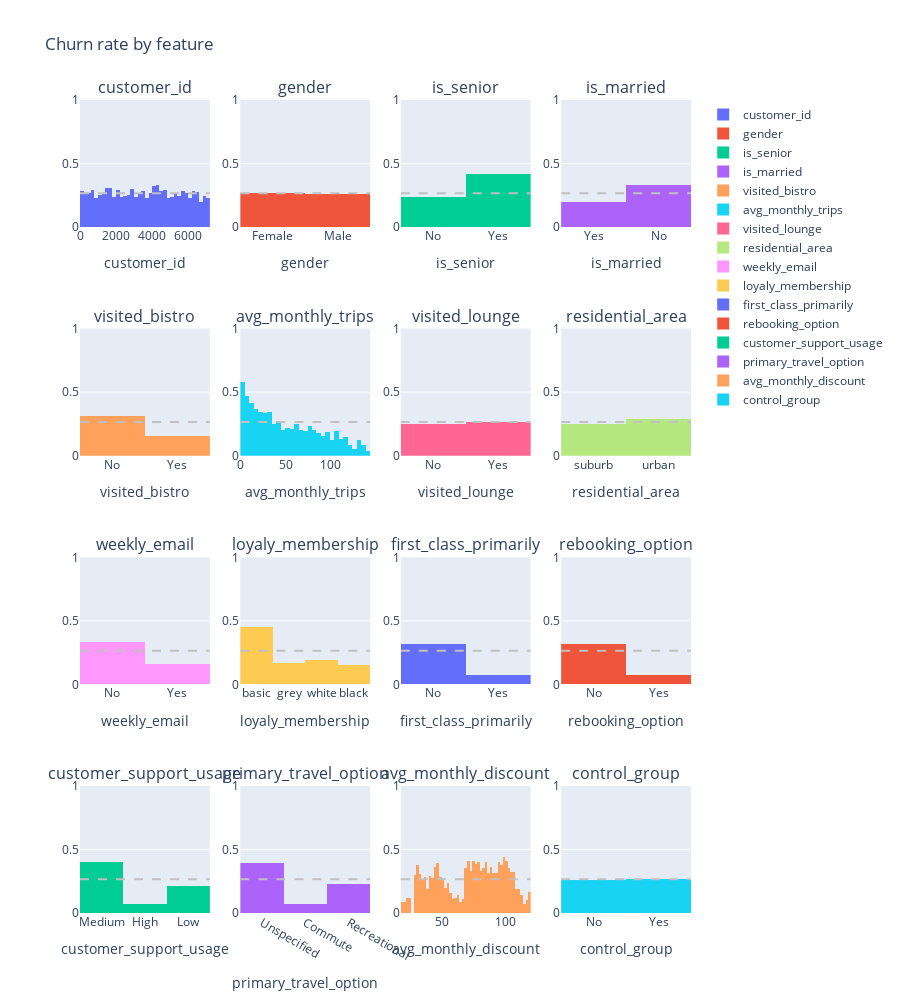

Source (notebook cell):
### Code cell
# Make a 4x4 plotly subplot with the first 16 columns of df plotted as histograms
fig = make_subplots(rows=4, cols=4, subplot_titles=df.columns[:16], )
for i, col in enumerate(df.columns[:16]):
    fig.add_trace(go.Histogram(x=tmp[col], y=tmp['churn_'], name=col,histfunc='avg',), row=i//4+1, col=i%4+1, )
    # Add a line for the average churn rate
    fig.add_hline(tmp['churn_'].mean(), row=i//4+1, col=i%4+1, line=dict(color='silver', width=2, dash='dash'))
    fig.update_xaxes(title_text=col, row=i//4+1, col=i%4+1)
    fig.update_yaxes(range=[0,1], row=i//4+1, col=i%4+1)


fig.update_layout(height=1000, title='Churn rate by feature')
fig.show()

### Figure 1 — Plotly figure (JSON) as saved in the notebook; plotly's stock layout.template omitted (floating-point values rounded to 4 significant figures; data arrays with more than 128 entries replaced by an {"elided": "..."} marker saying what was removed)
{"data": [{"histfunc": "avg", "name": "customer_id", "type": "histogram", "x": {"elided": "7043 int values"}, "xaxis": "x", "y": {"elided": "7043 int values"}, "yaxis": "y"}, {"histfunc": "avg", "name": "gender", "type": "histogram", "x": {"elided": "7043 str values"}, "xaxis": "x2", "y": {"elided": "7043 int values"}, "yaxis": "y2"}, {"histfunc": "avg", "name": "is_senior", "type": "histogram", "x": {"elided": "7043 str values"}, "xaxis": "x3", "y": {"elided": "7043 int values"}, "yaxis": "y3"}, {"histfunc": "avg", "name": "is_married", "type": "histogram", "x": {"elided": "7043 str values"}, "xaxis": "x4", "y": {"elided": "7043 int values"}, "yaxis": "y4"}, {"histfunc": "avg", "name": "visited_bistro", "type": "histogram", "x": {"elided": "7043 str values"}, "xaxis": "x5", "y": {"elided": "7043 int values"}, "yaxis": "y5"}, {"histfunc": "avg", "name": "avg_monthly_trips", "type": "histogram", "x": {"elided": "7043 int values"}, "xaxis": "x6", "y": {"elided": "7043 int values"}, "yaxis": "y6"}, {"histfunc": "avg", "name": "visited_lounge", "type": "histogram", "x": {"elided": "7043 str values"}, "xaxis": "x7", "y": {"elided": "7043 int values"}, "yaxis": "y7"}, {"histfunc": "avg", "name": "residential_area", "type": "histogram", "x": {"elided": "7043 str values"}, "xaxis": "x8", "y": {"elided": "7043 int values"}, "yaxis": "y8"}, {"histfunc": "avg", "name": "weekly_email", "type": "histogram", "x": {"elided": "7043 str values"}, "xaxis": "x9", "y": {"elided": "7043 int values"}, "yaxis": "y9"}, {"histfunc": "avg", "name": "loyaly_membership", "type": "histogram", "x": {"elided": "7043 str values"}, "xaxis": "x10", "y": {"elided": "7043 int values"}, "yaxis": "y10"}, {"histfunc": "avg", "name": "first_class_primarily", "type": "histogram", "x": {"elided": "7043 str values"}, "xaxis": "x11", "y": {"elided": "7043 int values"}, "yaxis": "y11"}, {"histfunc": "avg", "name": "rebooking_option", "type": "histogram", "x": {"elided": "7043 str values"}, "xaxis": "x12", "y": {"elided": "7043 int values"}, "yaxis": "y12"}, {"histfunc": "avg", "name": "customer_support_usage", "type": "histogram", "x": {"elided": "7043 str values"}, "xaxis": "x13", "y": {"elided": "7043 int values"}, "yaxis": "y13"}, {"histfunc": "avg", "name": "primary_travel_option", "type": "histogram", "x": {"elided": "7043 str values"}, "xaxis": "x14", "y": {"elided": "7043 int values"}, "yaxis": "y14"}, {"histfunc": "avg", "name": "avg_monthly_discount", "type": "histogram", "x": {"elided": "7043 float values"}, "xaxis": "x15", "y": {"elided": "7043 int values"}, "yaxis": "y15"}, {"histfunc": "avg", "name": "control_group", "type": "histogram", "x": {"elided": "7043 str values"}, "xaxis": "x16", "y": {"elided": "7043 int values"}, "yaxis": "y16"}], "layout": {"annotations": [{"font": {"size": 16}, "showarrow": false, "text": "customer_id", "x": 0.1062, "xanchor": "center", "xref": "paper", "y": 1, "yanchor": "bottom", "yref": "paper"}, {"font": {"size": 16}, "showarrow": false, "text": "gender", "x": 0.3688, "xanchor": "center", "xref": "paper", "y": 1, "yanchor": "bottom", "yref": "paper"}, {"font": {"size": 16}, "showarrow": false, "text": "is_senior", "x": 0.6313, "xanchor": "center", "xref": "paper", "y": 1, "yanchor": "bottom", "yref": "paper"}, {"font": {"size": 16}, "showarrow": false, "text": "is_married", "x": 0.8938, "xanchor": "center", "xref": "paper", "y": 1, "yanchor": "bottom", "yref": "paper"}, {"font": {"size": 16}, "showarrow": false, "text": "visited_bistro", "x": 0.1062, "xanchor": "center", "xref": "paper", "y": 0.7188, "yanchor": "bottom", "yref": "paper"}, {"font": {"size": 16}, "showarrow": false, "text": "avg_monthly_trips", "x": 0.3688, "xanchor": "center", "xref": "paper", "y": 0.7188, "yanchor": "bottom", "yref": "paper"}, {"font": {"size": 16}, "showarrow": false, "text": "visited_lounge", "x": 0.6313, "xanchor": "center", "xref": "paper", "y": 0.7188, "yanchor": "bottom", "yref": "paper"}, {"font": {"size": 16}, "showarrow": false, "text": "residential_area", "x": 0.8938, "xanchor": "center", "xref": "paper", "y": 0.7188, "yanchor": "bottom", "yref": "paper"}, {"font": {"size": 16}, "showarrow": false, "text": "weekly_email", "x": 0.1062, "xanchor": "center", "xref": "paper", "y": 0.4375, "yanchor": "bottom", "yref": "paper"}, {"font": {"size": 16}, "showarrow": false, "text": "loyaly_membership", "x": 0.3688, "xanchor": "center", "xref": "paper", "y": 0.4375, "yanchor": "bottom", "yref": "paper"}, {"font": {"size": 16}, "showarrow": false, "text": "first_class_primarily", "x": 0.6313, "xanchor": "center", "xref": "paper", "y": 0.4375, "yanchor": "bottom", "yref": "paper"}, {"font": {"size": 16}, "showarrow": false, "text": "rebooking_option", "x": 0.8938, "xanchor": "center", "xref": "paper", "y": 0.4375, "yanchor": "bottom", "yref": "paper"}, {"font": {"size": 16}, "showarrow": false, "text": "customer_support_usage", "x": 0.1062, "xanchor": "center", "xref": "paper", "y": 0.1562, "yanchor": "bottom", "yref": "paper"}, {"font": {"size": 16}, "showarrow": false, "text": "primary_travel_option", "x": 0.3688, "xanchor": "center", "xref": "paper", "y": 0.1562, "yanchor": "bottom", "yref": "paper"}, {"font": {"size": 16}, "showarrow": false, "text": "avg_monthly_discount", "x": 0.6313, "xanchor": "center", "xref": "paper", "y": 0.1562, "yanchor": "bottom", "yref": "paper"}, {"font": {"size": 16}, "showarrow": false, "text": "control_group", "x": 0.8938, "xanchor": "center", "xref": "paper", "y": 0.1562, "yanchor": "bottom", "yref": "paper"}], "height": 1000, "shapes": [{"line": {"color": "silver", "dash": "dash", "width": 2}, "type": "line", "x0": 0, "x1": 1, "xref": "x domain", "y0": 0.2654, "y1": 0.2654, "yref": "y"}, {"line": {"color": "silver", "dash": "dash", "width": 2}, "type": "line", "x0": 0, "x1": 1, "xref": "x2 domain", "y0": 0.2654, "y1": 0.2654, "yref": "y2"}, {"line": {"color": "silver", "dash": "dash", "width": 2}, "type": "line", "x0": 0, "x1": 1, "xref": "x3 domain", "y0": 0.2654, "y1": 0.2654, "yref": "y3"}, {"line": {"color": "silver", "dash": "dash", "width": 2}, "type": "line", "x0": 0, "x1": 1, "xref": "x4 domain", "y0": 0.2654, "y1": 0.2654, "yref": "y4"}, {"line": {"color": "silver", "dash": "dash", "width": 2}, "type": "line", "x0": 0, "x1": 1, "xref": "x5 domain", "y0": 0.2654, "y1": 0.2654, "yref": "y5"}, {"line": {"color": "silver", "dash": "dash", "width": 2}, "type": "line", "x0": 0, "x1": 1, "xref": "x6 domain", "y0": 0.2654, "y1": 0.2654, "yref": "y6"}, {"line": {"color": "silver", "dash": "dash", "width": 2}, "type": "line", "x0": 0, "x1": 1, "xref": "x7 domain", "y0": 0.2654, "y1": 0.2654, "yref": "y7"}, {"line": {"color": "silver", "dash": "dash", "width": 2}, "type": "line", "x0": 0, "x1": 1, "xref": "x8 domain", "y0": 0.2654, "y1": 0.2654, "yref": "y8"}, {"line": {"color": "silver", "dash": "dash", "width": 2}, "type": "line", "x0": 0, "x1": 1, "xref": "x9 domain", "y0": 0.2654, "y1": 0.2654, "yref": "y9"}, {"line": {"color": "silver", "dash": "dash", "width": 2}, "type": "line", "x0": 0, "x1": 1, "xref": "x10 domain", "y0": 0.2654, "y1": 0.2654, "yref": "y10"}, {"line": {"color": "silver", "dash": "dash", "width": 2}, "type": "line", "x0": 0, "x1": 1, "xref": "x11 domain", "y0": 0.2654, "y1": 0.2654, "yref": "y11"}, {"line": {"color": "silver", "dash": "dash", "width": 2}, "type": "line", "x0": 0, "x1": 1, "xref": "x12 domain", "y0": 0.2654, "y1": 0.2654, "yref": "y12"}, {"line": {"color": "silver", "dash": "dash", "width": 2}, "type": "line", "x0": 0, "x1": 1, "xref": "x13 domain", "y0": 0.2654, "y1": 0.2654, "yref": "y13"}, {"line": {"color": "silver", "dash": "dash", "width": 2}, "type": "line", "x0": 0, "x1": 1, "xref": "x14 domain", "y0": 0.2654, "y1": 0.2654, "yref": "y14"}, {"line": {"color": "silver", "dash": "dash", "width": 2}, "type": "line", "x0": 0, "x1": 1, "xref": "x15 domain", "y0": 0.2654, "y1": 0.2654, "yref": "y15"}, {"line": {"color": "silver", "dash": "dash", "width": 2}, "type": "line", "x0": 0, "x1": 1, "xref": "x16 domain", "y0": 0.2654, "y1": 0.2654, "yref": "y16"}], "title": {"text": "Churn rate by feature"}, "xaxis": {"anchor": "y", "domain": [0, 0.2125], "title": {"text": "customer_id"}}, "xaxis10": {"anchor": "y10", "domain": [0.2625, 0.475], "title": {"text": "loyaly_membership"}}, "xaxis11": {"anchor": "y11", "domain": [0.525, 0.7375], "title": {"text": "first_class_primarily"}}, "xaxis12": {"anchor": "y12", "domain": [0.7875, 1], "title": {"text": "rebooking_option"}}, "xaxis13": {"anchor": "y13", "domain": [0, 0.2125], "title": {"text": "customer_support_usage"}}, "xaxis14": {"anchor": "y14", "domain": [0.2625, 0.475], "title": {"text": "primary_travel_option"}}, "xaxis15": {"anchor": "y15", "domain": [0.525, 0.7375], "title": {"text": "avg_monthly_discount"}}, "xaxis16": {"anchor": "y16", "domain": [0.7875, 1], "title": {"text": "control_group"}}, "xaxis2": {"anchor": "y2", "domain": [0.2625, 0.475], "title": {"text": "gender"}}, "xaxis3": {"anchor": "y3", "domain": [0.525, 0.7375], "title": {"text": "is_senior"}}, "xaxis4": {"anchor": "y4", "domain": [0.7875, 1], "title": {"text": "is_married"}}, "xaxis5": {"anchor": "y5", "domain": [0, 0.2125], "title": {"text": "visited_bistro"}}, "xaxis6": {"anchor": "y6", "domain": [0.2625, 0.475], "title": {"text": "avg_monthly_trips"}}, "xaxis7": {"anchor": "y7", "domain": [0.525, 0.7375], "title": {"text": "visited_lounge"}}, "xaxis8": {"anchor": "y8", "domain": [0.7875, 1], "title": {"text": "residential_area"}}, "xaxis9": {"anchor": "y9", "domain": [0, 0.2125], "title": {"text": "weekly_email"}}, "yaxis": {"anchor": "x", "domain": [0.8438, 1], "range": [0, 1]}, "yaxis10": {"anchor": "x10", "domain": [0.2812, 0.4375], "range": [0, 1]}, "yaxis11": {"anchor": "x11", "domain": [0.2812, 0.4375], "range": [0, 1]}, "yaxis12": {"anchor": "x12", "domain": [0.2812, 0.4375], "range": [0, 1]}, "yaxis13": {"anchor": "x13", "domain": [0, 0.1562], "range": [0, 1]}, "yaxis14": {"anchor": "x14", "domain": [0, 0.1562], "range": [0, 1]}, "yaxis15": {"anchor": "x15", "domain": [0, 0.1562], "range": [0, 1]}, "yaxis16": {"anchor": "x16", "domain": [0, 0.1562], "range": [0, 1]}, "yaxis2": {"anchor": "x2", "domain": [0.8438, 1], "range": [0, 1]}, "yaxis3": {"anchor": "x3", "domain": [0.8438, 1], "range": [0, 1]}, "yaxis4": {"anchor": "x4", "domain": [0.8438, 1], "range": [0, 1]}, "yaxis5": {"anchor": "x5", "domain": [0.5625, 0.7188], "range": [0, 1]}, "yaxis6": {"anchor": "x6", "domain": [0.5625, 0.7188], "range": [0, 1]}, "yaxis7": {"anchor": "x7", "domain": [0.5625, 0.7188], "range": [0, 1]}, "yaxis8": {"anchor": "x8", "domain": [0.5625, 0.7188], "range": [0, 1]}, "yaxis9": {"anchor": "x9", "domain": [0.2812, 0.4375], "range": [0, 1]}}}
